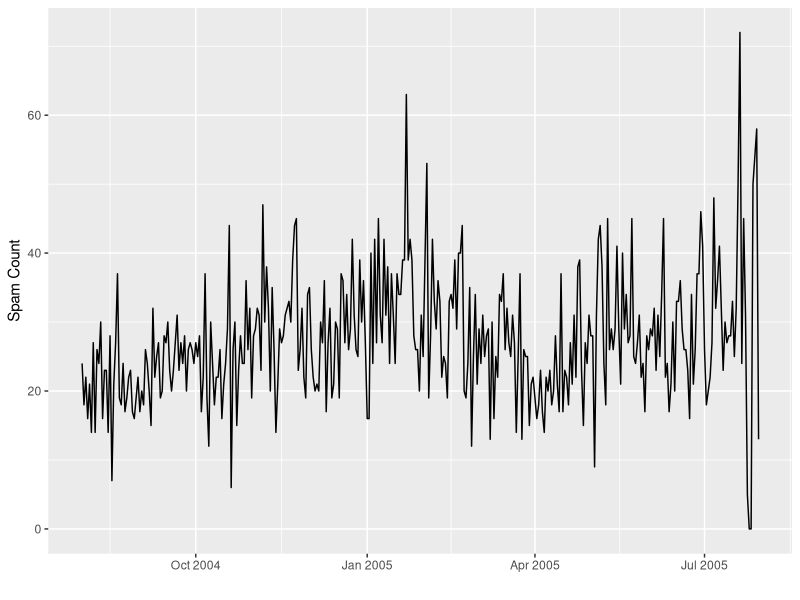
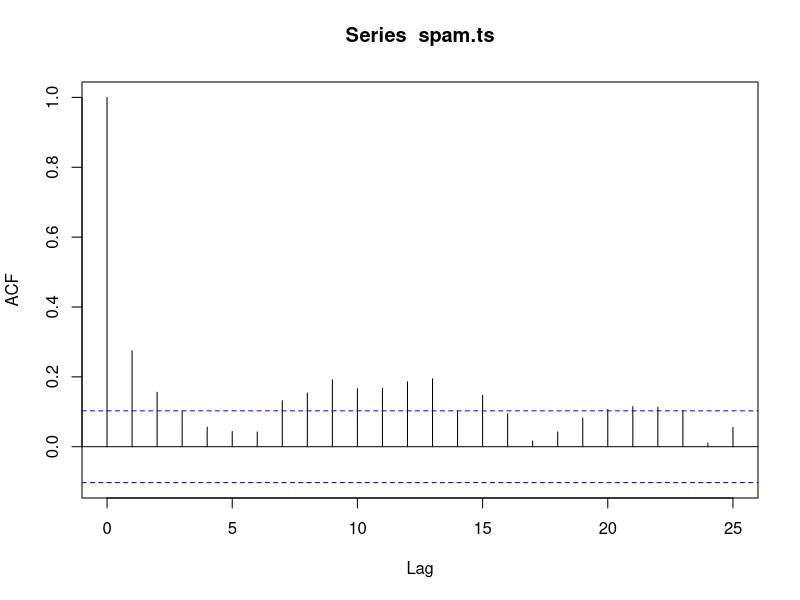
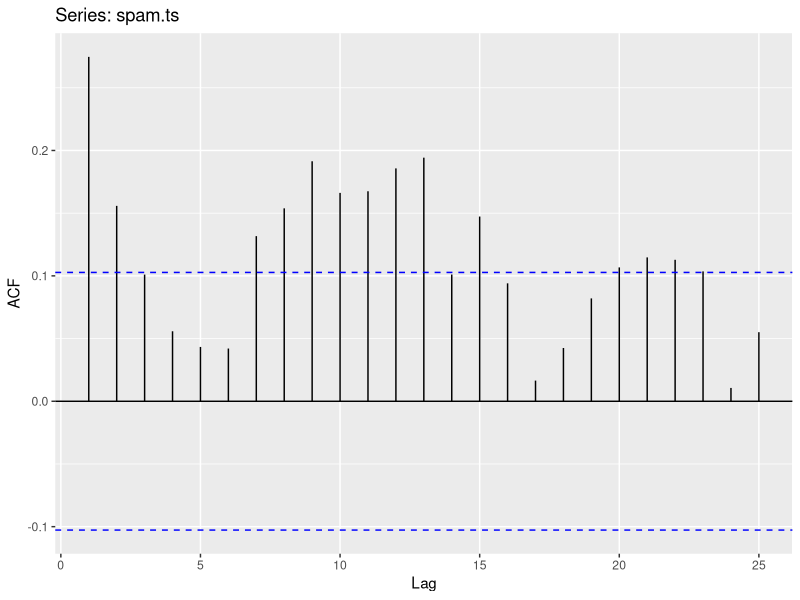

Reproduce these figures in R, in order. (Note: this script raises an error after producing the figures.)
sourcedir <- "~/Documents/4021/R Code"
datadir <- "~/Documents/4021/Data/Spam"


library(forecast)
library(tidyverse)
library(lubridate)
library(ggplot2)
#install.packages("forecast")

setwd(datadir)
ham<-read.table('ham_ts.csv',header=T,sep=',')
spam<-read.table('spam_ts.csv',header=T,sep=',')
setwd(sourcedir)

ham.ts<-ts(ham$count)
spam.ts<-ts(spam$count)

sum(spam$count) / 364
sum(ham$count) / 506

date <- spam %>% select(year, month, day) %>% mutate(date = make_datetime(year,month,day))
spam$date <- date$date
ggplot(spam, aes(x=date,y=count)) + geom_line() + ylab("Spam Count") + xlab("")

acf(spam.ts)
ggAcf(spam.ts)


ham.season<-lm(ham.ts~Day)


#Is ham.trendseason significant?
summary(ham.season) 
#partial f test (small model , large model)
anova(ham.season,ham.trendseason)
